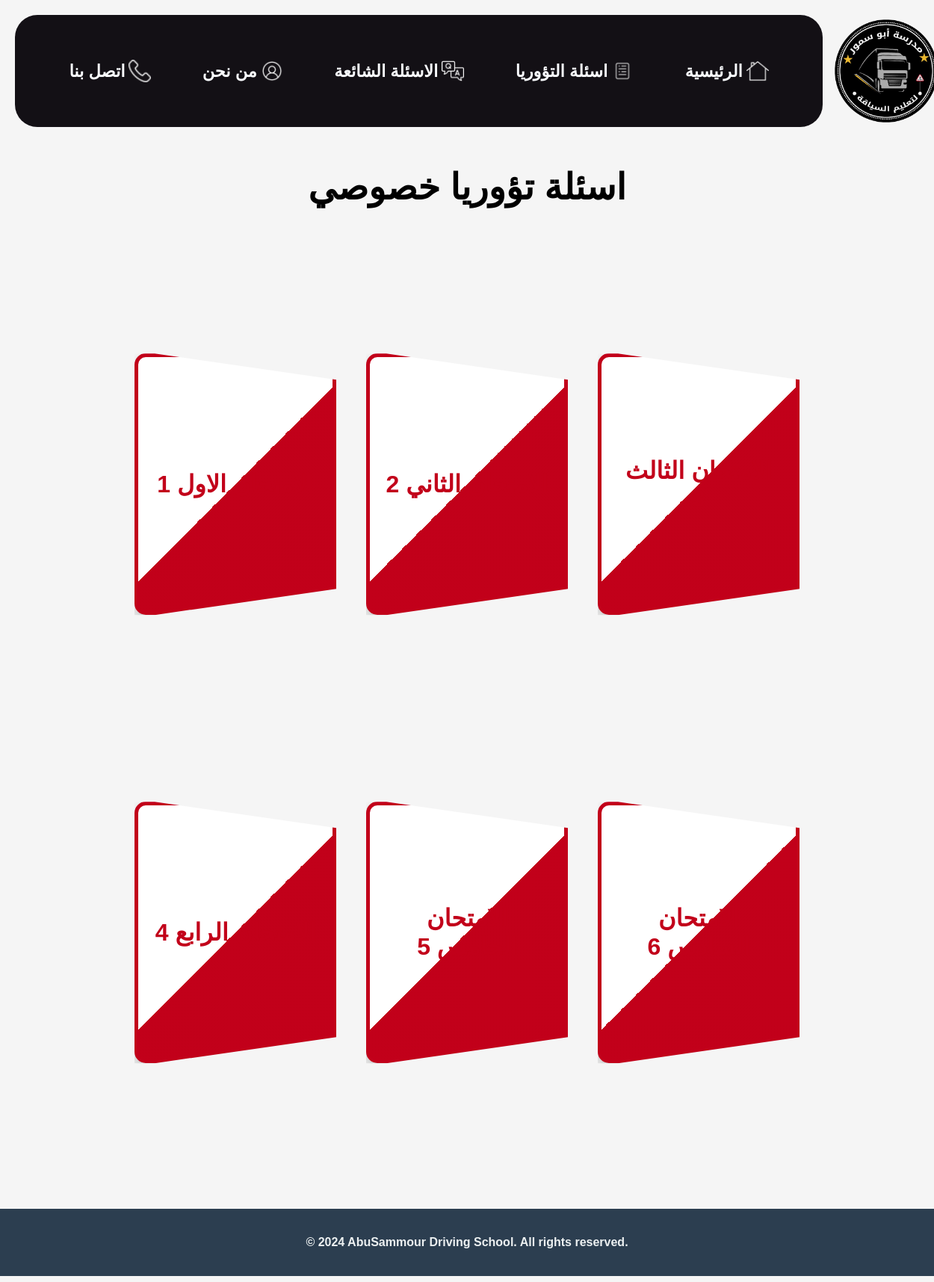
Page /category/5/exams/ on the committed database.
### main/models.py (models this page shows, shortened)
class Category(models.Model):
    name = models.CharField(max_length=100)

class Exam(models.Model):
    title = models.CharField(max_length=200)
    description = models.TextField(blank=True, null=True)
    category = models.ForeignKey(Category, on_delete=models.CASCADE, related_name='exams')

### main/views.py (the view)
# urls.py: path('category/<int:category_id>/exams/', category_exams, name='category_exams'),  # New URL for viewing exams in a category
def category_exams(request, category_id):
    category = get_object_or_404(Category, pk=category_id)
    exams = category.exams.all()  # Use the related_name 'exams' to fetch exams in the category
    return render(request, 'main/category_exams.html', {'category': category, 'exams': exams})

### main/templates/main/category_exams.html (shortened to what this page needs)
{% extends 'base.html' %}
{% load static %}
    {% block content %}
    <div class="container">
        <h1>{{ category.name }}</h1>
        <ul class="exam-list">
            {% for exam in exams %}
                <li class="exam-item">
                    <a href="{% url 'exam_detail' exam.id %}" class="exam-link">
                        {{ exam.title }}
                    </a>
                </li>
            {% empty %}
                <li>No exams available.</li>
            {% endfor %}
        </ul>
    </div>
    {% endblock %}

### main/static/css/style.css (style rules this page uses)
* { scroll-behavior: smooth; }
.mada-Title { font-family: "Almarai", sans-serif; font-weight: bolder; font-style: normal; margin: 0 0 0 0; }
body { background-color: #f4f2f3; margin: 0; padding: 0; width: 100%; height: 100%; scroll-behavior: smooth; }

### main/static/css/home.css (style rules this page uses)
body { height: 100%; margin: 0; padding: 0; }
.mada-Title { font-weight: bold; margin-bottom: 0.5rem; }
h1 { color: #000; margin-bottom: 10px; font-weight: bolder; }

### main/static/css/services.css (style rules this page uses)
body { font-family: 'Arial', sans-serif; background-color: #f7f7f7; margin: 0; padding: 0; text-align: center; }
h1 { font-size: 3rem; color: #000; margin-bottom: 10px; font-weight: bolder; }

### main/static/css/about.css (style rules this page uses)
body { background-color: #f5f5f5; margin: 0; padding: 0; }

### main/static/css/category_list.css (style rules this page uses)
h1 { font-size: 3rem; color: #000; margin-bottom: 10px; font-weight: bolder; }

### main/static/css/exam_list.css (style rules this page uses)
.exam-list { display: flex; flex-wrap: wrap; justify-content: center; list-style: none; height: 150vh; }
.exam-item { margin: 20px; flex: 0 1 calc(20% - 40px); display: flex; justify-content: center; align-items: center; }
.exam-link { display: flex; justify-content: center; align-items: center; text-decoration: none; background: linear-gradient(135deg, #fff 50%, hsl(352, 100%, 38%) 50%); color: hsl(352, 100%, 38%); padding: 20px; font-size: 2rem; border: 5px solid hsl(352, 100%, 38%); transition: all 0.3s ease; box-shadow: 0 8px 16px rgba(0, 0, 0, 0.2); width: 220px; height: 300px; position: relative; overflow: hidden; border-radius: 15px; clip-path: polygon(0 0, 10% 0%, 100% 10%, 100% 90%, 10% 100%, 0 100%); }
.exam-link::after { content: ""; position: absolute; top: 0; left: 0; right: 0; bottom: 0; background: rgba(255, 255, 255, 0.1); opacity: 0; transition: opacity 0.3s ease; }
.exam-list { display: flex; flex-wrap: wrap; justify-content: center; list-style: none; padding: 20px; margin: 50px 0; }

### main/static/css/exam_detail.css (style rules this page uses)
body { background-color: #f5f5f5; margin: 0; padding: 0; }

### rows in the picture
Category: name "اسئلة تؤوريا خصوصي"
Exam: title "الامتحان الاول 1"
Exam: title "الامتحان الثاني 2"
Exam: title "الامتحان الثالث 3"
Exam: title "الامتحان الرابع 4"
Exam: title "الامتحان الخامس 5"
Exam: title "الامتحان السادس 6"
